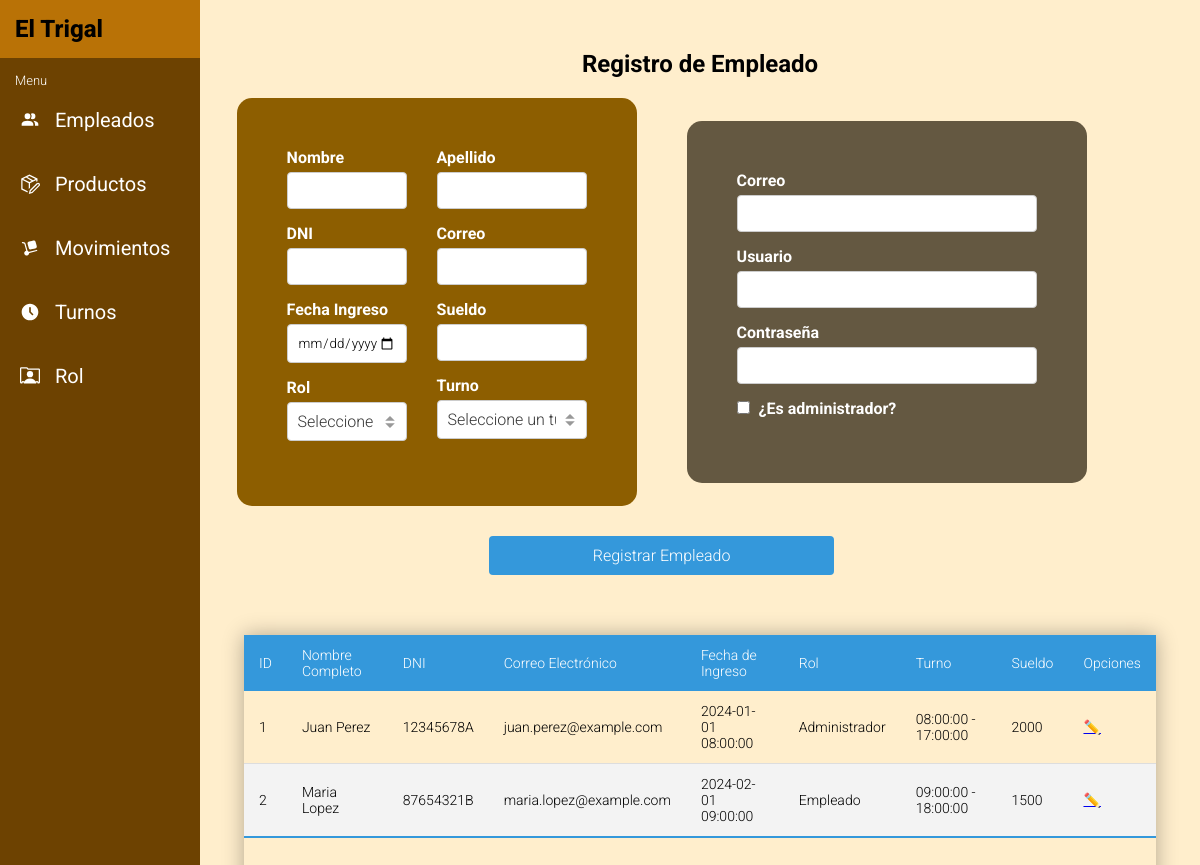
The page /php/layout/menu-empleados.php (signed in) on the database its author committed.
### tables this page shows
CREATE TABLE Personal (
    id_personal INT AUTO_INCREMENT PRIMARY KEY,
    nombre VARCHAR(50),
    apellidos VARCHAR(50),
    dni VARCHAR(50),
    correo VARCHAR(50),
    fecha_ingreso DATETIME,
    sueldo INT,
    rol VARCHAR(20),
    id_turno INT,
    id_usuario INT,
    id_rol INT,
    FOREIGN KEY (id_turno) REFERENCES Turno (id),
    FOREIGN KEY (id_usuario) REFERENCES Usuario (id),
    FOREIGN KEY (id_rol) REFERENCES Rol (id)
);

CREATE TABLE Rol (
    id INT AUTO_INCREMENT PRIMARY KEY,
    descripcion VARCHAR(20)
);

CREATE TABLE Turno (
    id INT AUTO_INCREMENT PRIMARY KEY,
    Entrada TIME,
    Salida TIME
);

### php/layout/menu-empleados.php (the view, shortened to what this page needs)
<?php
include ('../config/connection.php');
$query = "
SELECT
    p.id_personal,
    p.nombre,
    p.apellidos,
    p.dni,
    p.correo,
    p.fecha_ingreso,
    p.sueldo,
    r.descripcion AS rol,
    t.Entrada,
    t.Salida
FROM
    Personal p
INNER JOIN
    Rol r ON p.id_rol = r.id
INNER JOIN
    Turno t ON p.id_turno = t.id";
$result = $conn->query($query);
?>
<!DOCTYPE html>
<html lang="es">
<head>
  <link rel="stylesheet" href="../../css/menu.css">
  <link rel="stylesheet" href="../../css/menu-empleados.css">
</head>
<body>
  <?php include '../components/menu.php' ?>
  <section>
    <div class="empleados-container">
      <h2>Registro de Empleado</h2>
      <div class="empleados-form">
        <form action="../controllers/empledosCtrl/registrarCtrl.php" method="POST">
          <div class="form-container">
            <div class="empleados">
              <div class="empleados-left">
                <div class="form-group">
                  <label for="name">Nombre</label>
                  <input type="text" id="name" name="name" required>
                </div>
                <div class="form-group">
                  <label for="dni">DNI</label>
                  <input type="text" id="dni" name="dni" required>
                </div>
                <div class="form-group">
                  <label for="fecha">Fecha Ingreso</label>
                  <input type="date" id="fecha" name="fecha" required>
                </div>
                <div class="form-group">
                  <label for="rol">Rol</label>
                  <select id="rol" name="rol" required>
                    <option value="">Seleccione un rol</option>
                  </select>
                </div>
              </div>
              <div class="empleados-right">
                <div class="form-group">
                  <label for="apellido">Apellido</label>
                  <input type="text" id="apellido" name="apellido" required>
                </div>
                <div class="form-group">
                  <label for="correo">Correo</label>
                  <input type="email" id="correo" name="correo" required>
                </div>
                <div class="form-group">
                  <label for="sueldo">Sueldo</label>
                  <input type="number" min="1" id="sueldo" name="sueldo" required>
                </div>
                <div class="form-group">
                  <label for="turno">Turno</label>
                  <select id="turno" name="turno" required>
                    <option value="">Seleccione un turno</option>
                  </select>
                </div>
              </div>
            </div>
            <div class="usuarios-form">
              <div class="form-group">
                <label for="cor">Correo</label>
                <input type="email" id="cor" name="cor" required>
              </div>
              <div class="form-group">
                <label for="use">Usuario</label>
                <input type="text" id="use" name="use" required>
              </div>
              <div class="form-group">
                <label for="con">Contraseña</label>
                <input type="password" id="con" name="con" required>
              </div>
              <div class="form-group">
                <label for="admin"><input type="checkbox" id="admin" name="admin"> ¿Es administrador?</label>
              </div>
            </div>
          </div>
          <button type="submit">Registrar Empleado</button>
        </form>
      </div>
    </div>
    <div class="table-container">
      <table class="styled-table">
        <thead>
          <tr>
            <th>ID</th>
            <th>Nombre Completo</th>
            <th>DNI</th>
            <th>Correo Electrónico</th>
            <th>Fecha de Ingreso</th>
            <th>Rol</th>
            <th>Turno</th>
            <th>Sueldo</th>
            <th>Opciones</th>
          </tr>
        </thead>
        <tbody>
          <?php
          if ($result->num_rows > 0) {
            while ($row = $result->fetch_assoc()) {
              echo "<tr>";
              echo "<td>" . $row['id_personal'] . "</td>";
              echo "<td>" . $row['nombre'] . " " . $row['apellidos'] . "</td>";
              echo "<td>" . $row['dni'] . "</td>";
              echo "<td>" . $row['correo'] . "</td>";
              echo "<td>" . $row['fecha_ingreso'] . "</td>";
              echo "<td>" . $row['rol'] . "</td>";
              echo "<td>" . $row['Entrada'] . " - " . $row['Salida'] . "</td>";
              echo "<td>" . $row['sueldo'] . "</td>";
              echo "<td><a class='btn-editar' href='../layout/editar-empleados.php?id=" . $row['id_personal'] . "'>✏️</a></td>";
              echo "</tr>";
            }
          } else {
            echo "<tr><td colspan='9'>No hay datos disponibles</td></tr>";
          }
          ?>
        </tbody>
      </table>
    </div>
  </section>
</body>
</html>

### php/components/menu.php
<aside class="menu">
  <div class="menu-head">
    <a href="../layout/menu-inicio.php">
      <h1>El Trigal</h1>
    </a>
  </div>
  <p class="menu-title">Menu</p>
  <ul>
    <li><a href="../layout/menu-empleados.php"><img src="../../assets/svg/users-menu.svg" alt=""> Empleados</a></li>
    <li><a href="../layout/menu-productos.php"><img src="../../assets/svg/products-menu.svg" alt=""> Productos</a></li>
    <li><a href="../layout/menu-movimientos.php"><img src="../../assets/svg/move-menu.svg" alt=""> Movimientos</a></li>
    <li><a href="../layout/menu-turnos.php"><img src="../../assets/svg/shift-menu.svg" alt=""> Turnos</a></li>
    <li><a href="../layout/menu-roles.php"><img src="../../assets/svg/rol-menu.svg" alt=""> Rol</a></li>
  </ul>
</aside>

### css/menu.css (style rules this page uses)
* { font-family: "Roboto", sans-serif; font-weight: 300; font-style: normal; margin: 0; padding: 0; }
.menu { width: 200px; min-height: 100%; position: fixed; top: 0; left: 0; background-color: rgb(109, 66, 1); color: #fff; }
.menu-head { background-color: rgb(185, 114, 6); }
.menu-head a { text-decoration: none; color: black; }
.menu-head h1 { padding: 15px; font-weight: 800; cursor: default; }
.menu-title { font-size: 13px; padding-left: 15px; padding-top: 15px; cursor: default; }
.menu ul { list-style: none; padding: 0; }
.menu ul li { padding: 10px 0; }
.menu ul li a { display: block; padding: 10px; padding-left: 20px; color: inherit; text-decoration: none; font-size: 20px; font-weight: 400; display: flex; align-items: center; gap: 15px; }
.menu ul li a img { width: 20px; height: 20px; }

### css/menu-empleados.css (style rules this page uses)
body { margin: 0; padding: 0; min-height: 100vh; background: #ffeecc; font-family: "Roboto", sans-serif; font-weight: 300; font-style: normal; }
section { padding: 20px; margin-left: 200px; min-height: 100vh; display: flex; flex-direction: column; justify-content: center; align-items: center; }
.empleados-container { width: 80%; color: white; margin: 30px; }
.empleados-form { width: 90%; min-width: 300px; }
.form-container { display: flex; gap: 50px; justify-content: center; align-items: center; }
.empleados-container h2 { text-align: center; margin-bottom: 20px; color: black; font-weight: 700; }
.empleados { display: flex; gap: 30px; width: 60%; min-width: 300px; background-color: #8d5e00; padding: 50px; border-radius: 15px; }
.empleados-left { width: 40%; }
.empleados-right { width: 60%; }
.usuarios-form { width: 40%; min-width: 300px; background-color: #645841; padding: 50px; border-radius: 15px; }
.form-group { margin-bottom: 15px; }
form { display: flex; flex-direction: column; justify-content: center; align-items: center; }
.form-group label { display: block; margin-bottom: 5px; font-weight: bold; }
.form-group input[type="text"], .form-group input[type="email"], .form-group input[type="date"], .form-group input[type="number"], .form-group input[type="password"], .form-group input[type="checkbox"] { width: 100%; padding: 10px; border: 1px solid #ccc; border-radius: 4px; box-sizing: border-box; }
.form-group select { width: 100%; padding: 10px; border: 1px solid #ccc; border-radius: 4px; box-sizing: border-box; }
.form-group select { appearance: none; background-color: #fff; background-repeat: no-repeat; background-position: right 10px center; background-size: 12px 12px; padding-right: 30px; font-size: 16px; color: #333; }
.form-group input[type="checkbox"] { width: auto; margin-right: 5px; }
button { width: 50%; padding: 10px; margin-top: 30px; border: none; border-radius: 4px; background-color: #3498db; color: #fff; font-size: 16px; cursor: pointer; transition: background-color 0.3s; }
.table-container { width: 95%; max-width: 1000px; height: 300px; margin: 0 20px; overflow-x: auto; box-shadow: 0 0 20px rgba(0, 0, 0, 0.3); margin: 30px; }
.styled-table { width: 100%; border-collapse: collapse; font-size: 14px; text-align: left; }
.styled-table thead tr { background-color: #3498db; color: #ffffff; text-align: left; }
.styled-table th, .styled-table td { padding: 12px 15px; }
.styled-table tbody tr { border-bottom: 1px solid #dddddd; }
.styled-table tbody tr:nth-of-type(even) { background-color: #f3f3f3; }
.styled-table tbody tr:last-of-type { border-bottom: 2px solid #3498db; }

### rows shown on the page
personal: id_personal "1", nombre "Juan", apellidos "Perez", dni "12345678A", correo "juan.perez@example.com", fecha_ingreso "2024-01-01 08:00:00", id_rol.descripcion "Administrador", id_turno.Entrada "08:00:00", id_turno.Salida "17:00:00", sueldo "2000"
personal: id_personal "2", nombre "Maria", apellidos "Lopez", dni "87654321B", correo "maria.lopez@example.com", fecha_ingreso "2024-02-01 09:00:00", id_rol.descripcion "Empleado", id_turno.Entrada "09:00:00", id_turno.Salida "18:00:00", sueldo "1500"
